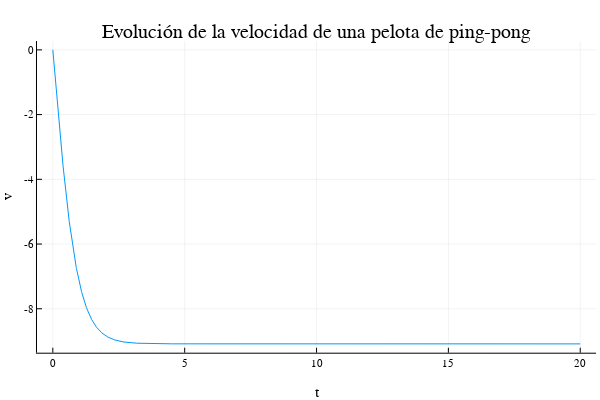

Notebook code cell kept with this figure:
### Markdown cell above
**Representar gráficamente la evolución de la velocidad de la pelota en el intervalo temporal $[0,20]$.**

### Code cell
plot(tt,vv, title = "Evolución de la velocidad de una pelota de ping-pong", 
            xlabel="t", ylabel="v", label="")

### Figure 1 — Plotly figure (JSON) as saved in the notebook; plotly's stock layout.template omitted (floating-point values rounded to 4 significant figures; data arrays with more than 128 entries replaced by an {"elided": "..."} marker saying what was removed)
{"data": [{"colorbar": {"title": ""}, "hoverinfo": "text", "legendgroup": "", "line": {"color": "rgba(0, 154, 250, 1.000)", "dash": "solid", "shape": "linear", "width": 1}, "mode": "lines", "name": "", "showlegend": false, "text": {"elided": "4001 null values"}, "type": "scatter", "x": {"elided": "4001 float values"}, "xaxis": "x1", "y": {"elided": "4001 float values"}, "yaxis": "y1", "zmax": 0.1, "zmin": -0.1}], "layout": {"annotations": [{"font": {"color": "rgba(0, 0, 0, 1.000)", "family": "sans-serif", "size": 20}, "rotation": 0, "showarrow": false, "text": "Evolución de la velocidad de una pelota de ping-pong", "x": 0.5275, "xanchor": "center", "xref": "paper", "y": 1, "yanchor": "top", "yref": "paper"}], "height": 400, "legend": {"bgcolor": "rgba(255, 255, 255, 1.000)", "bordercolor": "rgba(0, 0, 0, 1.000)", "font": {"color": "rgba(0, 0, 0, 1.000)", "family": "sans-serif", "size": 11}, "tracegroupgap": 0, "x": 1, "y": 1}, "margin": {"b": 20, "l": 0, "r": 0, "t": 20}, "paper_bgcolor": "rgba(255, 255, 255, 1.000)", "plot_bgcolor": "rgba(255, 255, 255, 1.000)", "showlegend": true, "width": 600, "xaxis": {"anchor": "y1", "domain": [0.06165, 0.9934], "gridcolor": "rgba(0, 0, 0, 0.100)", "gridwidth": 0.5, "linecolor": "rgba(0, 0, 0, 1.000)", "mirror": false, "range": [-0.6, 20.6], "showgrid": true, "showline": true, "showticklabels": true, "tickangle": 0, "tickcolor": "rgb(0, 0, 0)", "tickfont": {"color": "rgba(0, 0, 0, 1.000)", "family": "sans-serif", "size": 11}, "tickmode": "array", "ticks": "inside", "ticktext": ["0", "5", "10", "15", "20"], "tickvals": [0, 5, 10, 15, 20], "title": "t", "titlefont": {"color": "rgba(0, 0, 0, 1.000)", "family": "sans-serif", "size": 15}, "type": "-", "visible": true, "zeroline": false, "zerolinecolor": "rgba(0, 0, 0, 1.000)"}, "yaxis": {"anchor": "x1", "domain": [0.07581, 0.9415], "gridcolor": "rgba(0, 0, 0, 0.100)", "gridwidth": 0.5, "linecolor": "rgba(0, 0, 0, 1.000)", "mirror": false, "range": [-9.358, 0.2726], "showgrid": true, "showline": true, "showticklabels": true, "tickangle": 0, "tickcolor": "rgb(0, 0, 0)", "tickfont": {"color": "rgba(0, 0, 0, 1.000)", "family": "sans-serif", "size": 11}, "tickmode": "array", "ticks": "inside", "ticktext": ["-8", "-6", "-4", "-2", "0"], "tickvals": [-8, -6, -4, -2, 0], "title": "v", "titlefont": {"color": "rgba(0, 0, 0, 1.000)", "family": "sans-serif", "size": 15}, "type": "-", "visible": true, "zeroline": false, "zerolinecolor": "rgba(0, 0, 0, 1.000)"}}}
